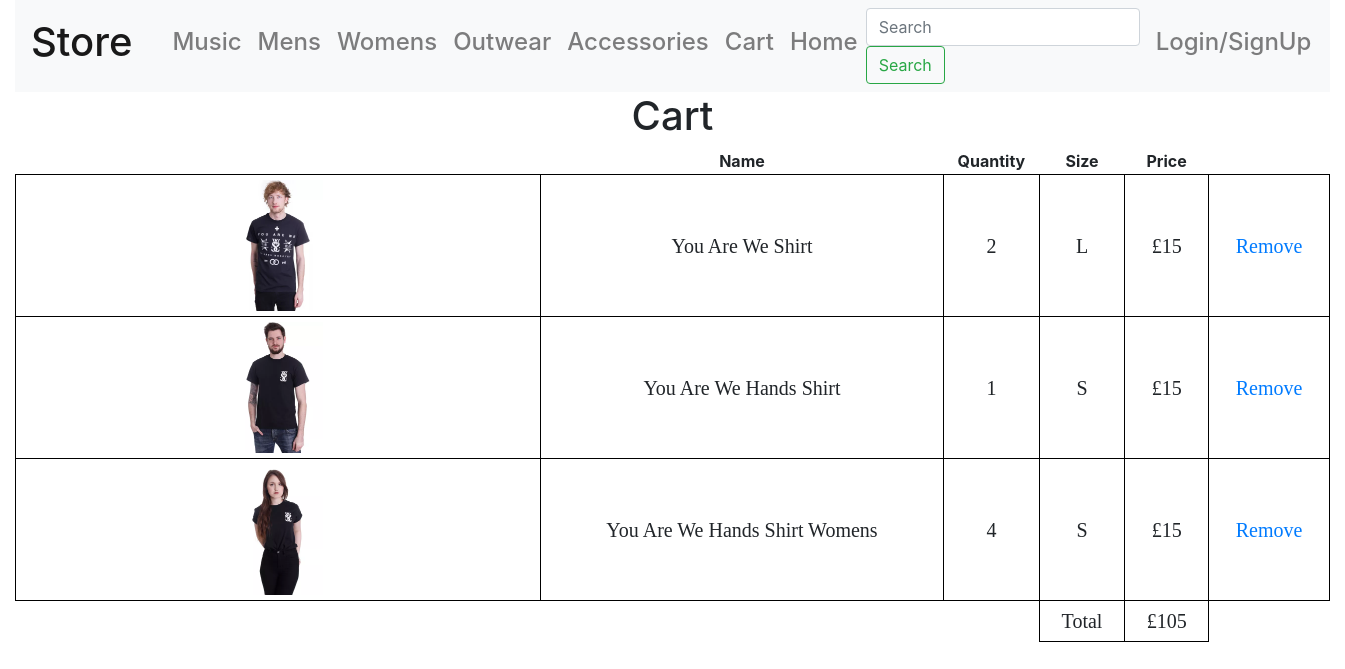
The app's page /store/cart (signed in), older data.
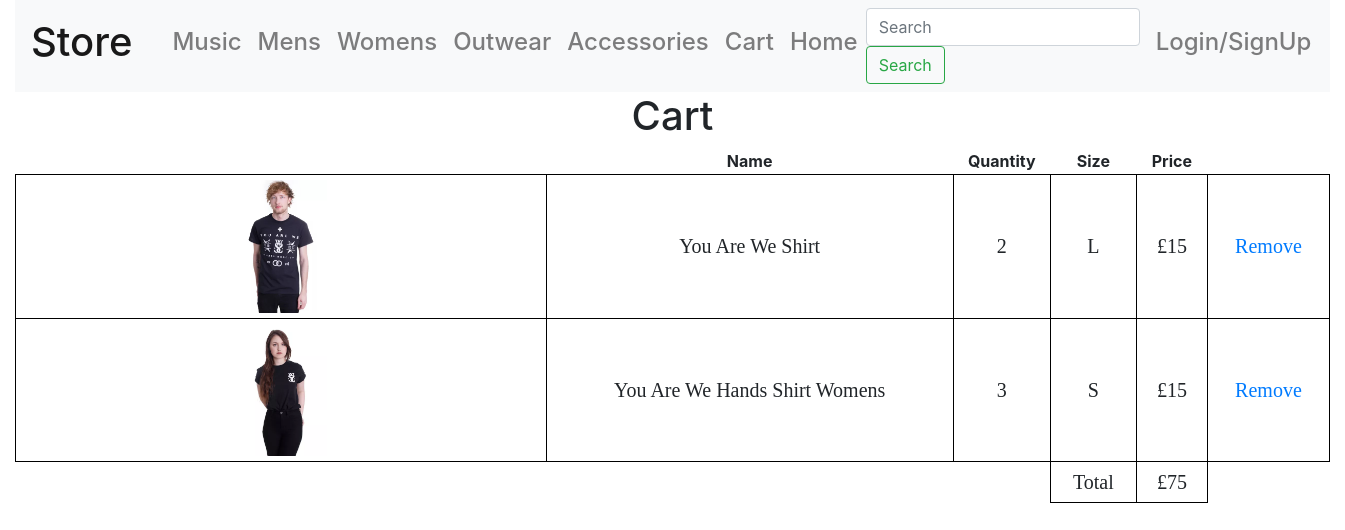
The same page, newer data.
### app/models.py (models this page shows, shortened)
class User(UserMixin, db.Model):
    id = db.Column(db.Integer, primary_key=True)
    username = db.Column(db.String(64), index=True, unique=True)
    email = db.Column(db.String(120), index=True, unique=True)
    password_hash = db.Column(db.String(128))
    name = db.Column(db.String(40), index=True)
    address1 = db.Column(db.String(40), index=True)
    address2 = db.Column(db.String(40), index=True)
    towncity = db.Column(db.String(40), index=True)
    postcode = db.Column(db.String(40), index=True)
    accesslevel = db.Column(db.Integer, index=True)

class Store(db.Model):
    id = db.Column(db.Integer, primary_key=True)
    name = db.Column(db.String(40))
    image = db.Column(db.String(40))
    cat = db.Column(db.String(40))
    price = db.Column(db.Float)
    sale = db.Column(db.Integer)
    back_image=db.Column(db.String)

class cart(db.Model):
    cart_id = db.Column(db.Integer, primary_key=True)
    userid = db.Column(db.Integer)
    itemid = db.Column(db.String)
    quantity = db.Column(db.Integer)
    price = db.Column(db.Integer)
    size = db.Column(db.String)

### app/routes.py (the view)
@app.route("/store/cart")
@login_required
def the_cart():
    final_price = 0
    for j in cart.query.all():
        the_price = int(j.price) * int(j.quantity)
        final_price = int(final_price) + int(the_price)
    return render_template("store/cart.html", title="Store-", users=User.query.all(), cart=cart.query.all(), store=Store.query.all(), final_price=final_price)

### app/models.py (called while the page is built)
@login.user_loader
def load_user(the_id):
    return User.query.get(int(the_id))

### app/templates/store/cart.html (shortened to what this page needs)
{% extends "store/layout_store.html" %}
{% block body %}
<div class="text-center">
<h1>Cart</h1>
{% for i in users %}
    {% if i.id == current_user.id %}
        <table id="tblProduct", width="100%">
        <tr>
           <th>&nbsp;</th>
            <th>Name</th>
            <th>Quantity</th>
            <th>Size</th>
            <th>Price</th>
        </tr>
        {% for j in cart %}
            {% if j.userid == i.id %}
                {% for item in store %}
                    {% if j.itemid == item.id %}
                        <tr>
                            <td><img  src="{{ url_for("static", filename=item.image) }}", width="18%", height="28%"></td>
                            <td>{{ item.name }}</td>
                            <td>{{ j.quantity }}</td>
                            <td>{{ j.size }}</td>
                            <td>£{{ j.price }}</td>
                            <td><a href="{{ url_for("remove_item_cart", the_cart_id=j.cart_id) }}">Remove</a> </td>
                        </tr>
                    {% endif %}
                {% endfor %}
            {% endif %}
        {% endfor %}
        <tr>
            <th> </th>
            <th> </th>
            <th> </th>
            <td>Total</td>
            <td>£{{ final_price }}</td>
        </tr>
        </table>
    {% endif %}
{% endfor %}
</div>
{% endblock %}

### app/templates/store/layout_store.html (shortened to what this page needs)
<!DOCTYPE html>
<html lang="en">
<head>
</head>
<body>
<div class="container">
    {% include"store/_navbar_store.html" %}
    {% block body %}{% endblock %}
</div>
</body>
</html>

### app/templates/store/_navbar_store.html (shortened to what this page needs)
<nav class="navbar navbar-expand-md navbar-light bg-light mb-4">
    <a class="navbar-brand" href="/store"><h1>Store</h1></a>
      <div class="collapse navbar-collapse" id="navbarCollapse">
        <ul class="navbar-nav mr-auto">
            <li class="nav-item">
                <a class="nav-link">    </a>
            </li>
            <li class="nav-item">
            <a class="nav-link" href="/store/music"><h1 style="font-size:150%;">Music</h1></a>
          </li>
          <li class="nav-item">
            <a class="nav-link" href="/store/mens"><h1 style="font-size:150%;">Mens</h1></a>
          </li>
            <li class="nav-item">
                <a class ="nav-link" href="/store/womens"><h1 style="font-size:150%;">Womens</h1></a>
            </li>
          <li class="nav-item">
            <a class="nav-link" href="/store/outwear"><h1 style="font-size:150%;">Outwear</h1></a>
          </li>
          <li class="nav-item">
              <a class ="nav-link" href="/store/accessories"><h1 style="font-size:150%;">Accessories</h1></a>
          </li>
            <li class="nav-item">
                <a class="nav-link" href="/store/cart"><h1 style="font-size: 150%">Cart</h1></a>
            </li>
            <li class="nav-item">
                <a class ="nav-link" href="/"><h1 style="font-size:150%;">Home</h1></a>
            </li>
        </ul>
        <form class="form-inline mt-2 mt-md-0">
          <input class="form-control mr-sm-2" type="text" placeholder="Search" aria-label="Search">
          <button class="btn btn-outline-success my-2 my-sm-0" type="submit">Search</button>
        </form>
          <ul class="navbar navbar-nav navbar-right">
              <li class="nav-item">
                    <a class="nav-link" href="{{ url_for('login') }}"><h1 style="font-size:150%;">Login/SignUp</h1></a>
                </li>
          </ul>
      </div>
    </nav>

### app/templates/store/cart.html (style rules this page uses)
#tblProduct td { padding:5px 10px 5px 10px; border:solid 1px #000000; font-size:20px; font-family:"Tahoma, Verdana"; }

Row changes from the older to the newer data that the page shows:
removed cart: quantity "1", size "S", price "15"
no longer on this page (row unchanged): Store: image (picture), name "You Are We Hands Shirt"
computed for User: final_price "105" → "75"
changed cart (number 2 of 2 on the later page): quantity "4" → "3"
